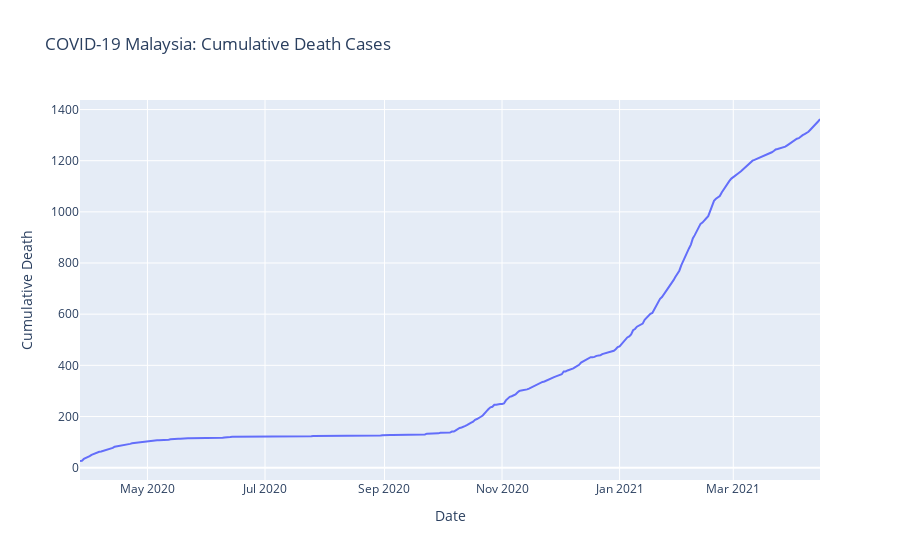

The cell this chart's notebook holds for it:
### Code cell
fig = px.line(df, x=df.index, y='Cumulative Death', title='COVID-19 Malaysia: Cumulative Death Cases')
fig.update_layout(xaxis_title=None, yaxis_title=None)
fig.show()

### Figure 1 — Plotly figure (JSON) as saved in the notebook; plotly's stock layout.template omitted (floating-point values rounded to 4 significant figures; data arrays with more than 128 entries replaced by an {"elided": "..."} marker saying what was removed)
{"data": [{"hovertemplate": "Date=%{x}<br>Cumulative Death=%{y}<extra></extra>", "legendgroup": "", "line": {"color": "#636efa", "dash": "solid"}, "mode": "lines", "name": "", "orientation": "v", "showlegend": false, "type": "scatter", "x": {"elided": "385 str values"}, "xaxis": "x", "y": {"elided": "385 int values"}, "yaxis": "y"}], "layout": {"autosize": true, "legend": {"tracegroupgap": 0}, "title": {"text": "COVID-19 Malaysia: Cumulative Death Cases"}, "xaxis": {"anchor": "y", "autorange": true, "domain": [0, 1], "range": ["2020-03-27", "2021-04-15"], "title": {"text": "Date"}, "type": "date"}, "yaxis": {"anchor": "x", "autorange": true, "domain": [0, 1], "range": [-48.28, 1437.0], "title": {"text": "Cumulative Death"}, "type": "linear"}}}
